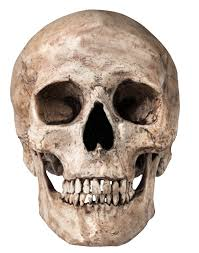
#> input picture Y4 Spring/COMP3065 CV/Labs/lab01/skull.jpg, 199 x 253 px
$ python lab01.py   (older library calls are emulated)
#> lines starting #> are read from the running program, lines starting #| are printed output that depends on the picture; after the words box and inside, x2 and y2 are one past the last pixel; in counts of white or black regions, pixels touching at a corner belong together
import cv2
import numpy as np
from matplotlib import pyplot as plt

img = cv2.imread('skull.jpg')
#> img is the input picture: shape (253, 199, 3); mean B, G, R 171.7, 181.8, 195.1
gray = cv2.cvtColor(img, cv2.COLOR_BGR2GRAY)

#################### Task 1 ####################
# [59 lines left out: functions applySobelAuto, applyKernel, applySobelManual, not called in this run]

#################### Task 2 ####################
def magnitude_orientation():
    sobelx = cv2.Sobel(gray,cv2.CV_64F,1,0,ksize=3)
    sobely = cv2.Sobel(gray,cv2.CV_64F,0,1,ksize=3)
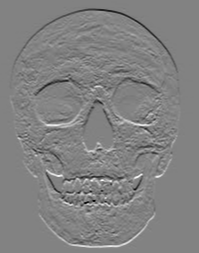
#> sobely: shape (253, 199) float64; min -886, max 850, mean 0; drawn with min black and max white

    mag = np.sqrt(sobelx ** 2, sobely ** 2)
    mag_norm = (mag / mag.max() * 255).astype(np.uint8)     # normalization

    ori = np.arctan2(sobely, sobelx)                #  [-pi, pi)
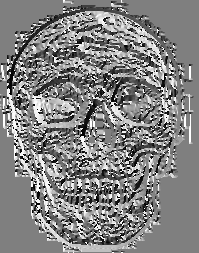
#> ori: shape (253, 199) float64; min -3.14, max 3.14, mean 0.0847; drawn with min black and max white
    ori_degrees = (np.degrees(ori) + 360) % 360     # 映射到 [0,360)
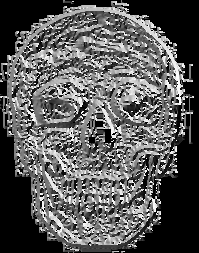
#> ori_degrees: shape (253, 199) float64; min 0, max 359.9, mean 126.4; drawn with min black and max white

    h, w = ori_degrees.shape
#> h = 253; w = 199
    ori_color = np.zeros((h, w, 3), dtype=np.uint8)

    # 定义不同区间的掩码
    mask_red = (ori_degrees >= 0) & (ori_degrees < 90)
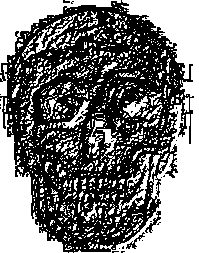
#> mask_red: shape (253, 199) bool; 46.1% white; 969 white regions (882 under 20 px), largest, box (x1, y1, x2, y2) and area: (74, 0, 199, 253) 9025, (0, 97, 68, 253) 3814, (0, 0, 121, 73) 2297
    mask_cyan = (ori_degrees >= 90) & (ori_degrees < 180)
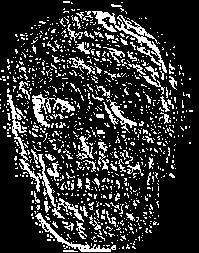
#> mask_cyan: shape (253, 199) bool; 19.2% white in thin lines or dots
    mask_green = (ori_degrees >= 180) & (ori_degrees < 270)
#> mask_green: shape (253, 199) bool; 17.3% white in thin lines or dots
    mask_yellow = (ori_degrees >= 270) & (ori_degrees < 360)
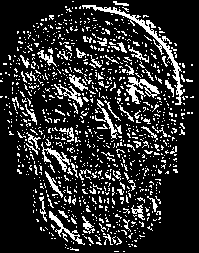
#> mask_yellow: shape (253, 199) bool; 17.4% white in thin lines or dots

    # 为对应区间赋予颜色（RGB 顺序）
    ori_color[mask_red] = [255, 0, 0]       # 红色：0-90°
    ori_color[mask_cyan] = [0, 255, 255]    # 青色：90-180°
    ori_color[mask_green] = [0, 255, 0]     # 绿色：180-270°
    ori_color[mask_yellow] = [255, 255, 0]  # 黄色：270-360°

    plt.figure(figsize=(12, 6))

    plt.subplot(1, 2, 1)
    plt.imshow(mag_norm, cmap='gray')
    plt.title("Gradient Magnitude")
    plt.axis('off')

    plt.subplot(1, 2, 2)
    plt.imshow(ori_color)
    plt.title("Gradient Orientation (Color Coded)")
    plt.axis('off')

    plt.tight_layout()
    plt.show()
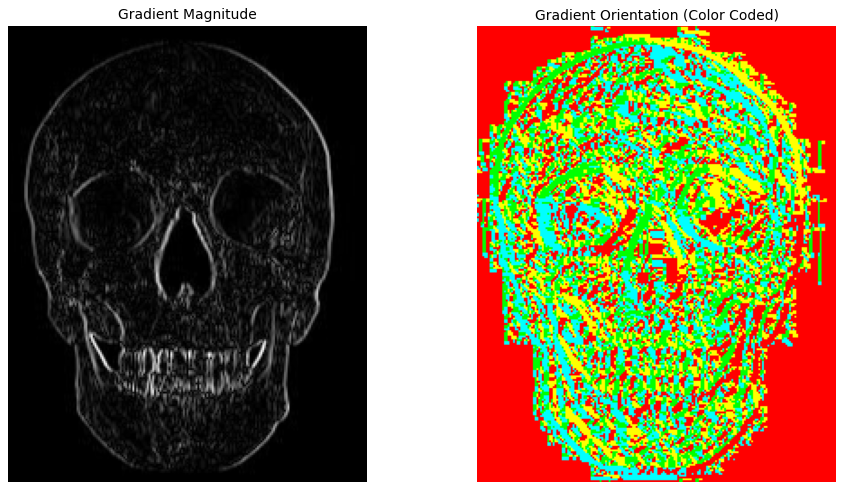
#> figure drawn by matplotlib, 2 panels

def main():
    # applySobelAuto()
    # applySobelManual()
    magnitude_orientation()


if __name__ == '__main__':
    main()
